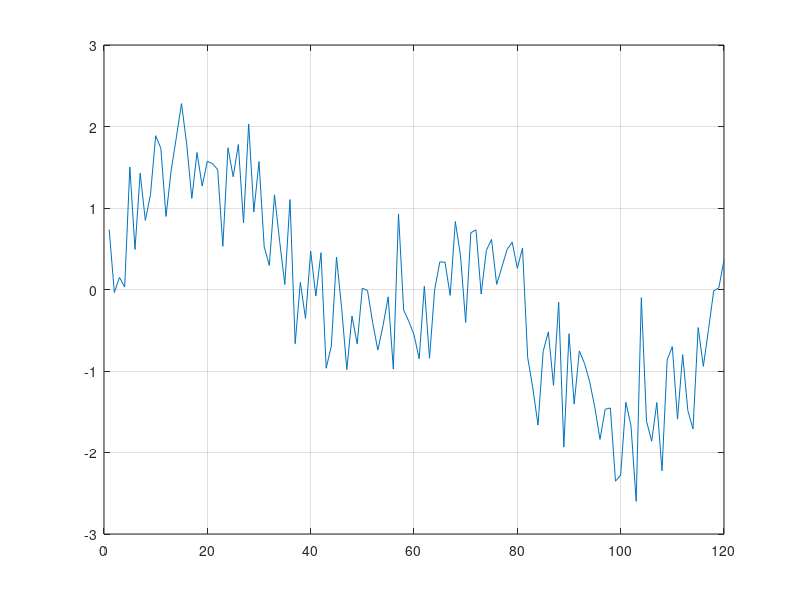

Recreate this plot in MATLAB. (Note: this script raises an error after producing the figure.)
clear all
close all

x=1:120;

s1=sin(x*pi/60); % Signal 1 cycle.

s2=sin(x*pi/30); % Signal 2 cicle.

s4=sin(x*pi/15); % Signal 4 cicle.

%s=s4;
%s=s1+s4;
%s=s1+s2+s4;
s=s1+s2+randn(1,120)*.5;
plot(s)
grid on

% Sampling frequency 120 points per second
fs=120;
figure

[freq, power]=showfft(s,1/fs,'ob',1);

%power(find(freq == max(freq)))
 showfft(s,1/fs,'ob',1); % 1 cicle per second for s1 at fs=120

